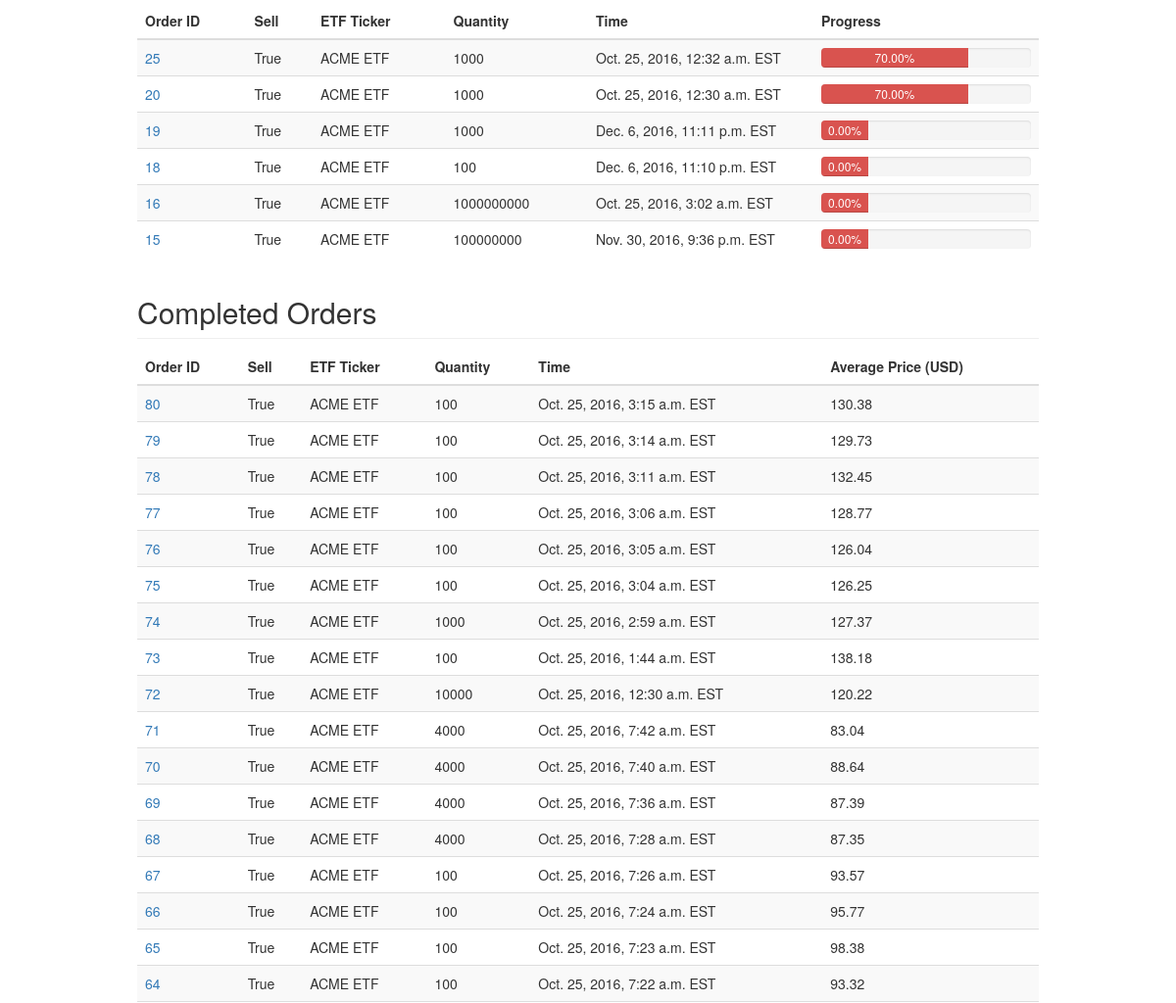
The app's page / (signed in, middle part), older data.
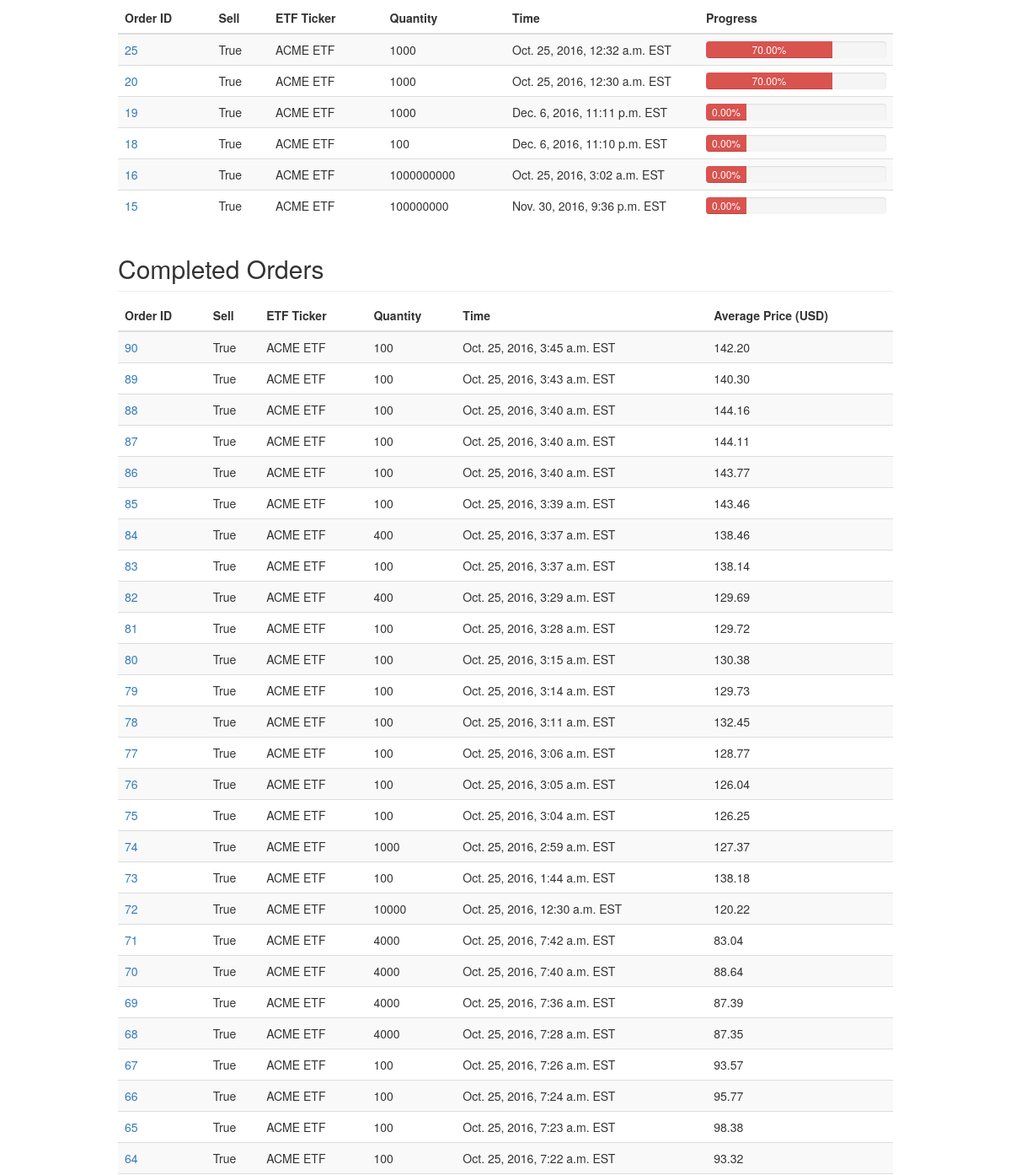
The same page, newer data.
### stocks/models.py (models this page shows, shortened)
@python_2_unicode_compatible
class ParentOrder(models.Model):
    quantity = models.IntegerField(blank=False, default=1)
    stock_type = models.CharField(max_length=20)
    is_sell = models.BooleanField(blank=False, default=True)
    time_executed = models.DateTimeField(blank=False, auto_now_add=True)
    user = models.ForeignKey(User, on_delete=models.CASCADE)
    IN_PROGRESS = 'P'
    COMPLETED = 'C'
    FAILED = 'F'
    PAUSED = 'S'
    CANCELLED = 'X'
    STATUS_CHOICES = (
        (IN_PROGRESS, 'In Progress'),
        (COMPLETED, 'Completed'),
        (FAILED, 'Failed'),
        (PAUSED, 'Paused'),
        (CANCELLED, 'Cancelled')
    )
    status = models.CharField(
        max_length=1,
        choices=STATUS_CHOICES,
        default=IN_PROGRESS
    )
    progress = models.FloatField(blank=False, default=0.0)
    def get_total_price_sold(self, children):
        total_price = (children.filter(is_successful=True).aggregate(total=Sum(F('price') * F('quantity'))))['total']
        if total_price is None:
            return 0.0
        else:
            return total_price
    def get_total_quantity_sold(self, children):
        total_quantity = (children.filter(is_successful=True).aggregate(Sum('quantity')))['quantity__sum']
        if total_quantity is None:
            return 0
        else:
            return total_quantity
    def get_stats(self, children):
        if len(children) == 0:
            return {'total_price': 0.0, 'total_quantity': 0, 'average_price': 0.0}
        total_price = self.get_total_price_sold(children)
        total_quantity = self.get_total_quantity_sold(children)
        if total_price == 0.0:
            return {'total_price': total_price, 'total_quantity': total_quantity, 'average_price': 0.0}
        else:
            return {'total_price': total_price, 'total_quantity': total_quantity, 'average_price': total_price/total_quantity}

### authentication/views.py (the view)
# urls.py: url(r'^$', views.index, name='index'),
@login_required(login_url="login/")
def index(request):
    order_list = ParentOrder.objects.all().order_by('-id')
    for order in order_list:
        children = ChildOrder.objects.filter(parent_order__id=order.id)
        order_stats = order.get_stats(children)
        order.avg_price = '{:,.2f}'.format(order_stats['average_price'])
        order.progress = '{:,.2f}'.format(order.progress)
    context_dict = {'orders': order_list}
    return render(request, "index.html", context_dict)

### templates/index.html (shortened to what this page needs)
{% extends 'base.html' %}
{% load staticfiles %}
{% block head-extras %}
    <link href="{% static "stocks/dashboard.css" %}" rel="stylesheet">
{% endblock %}
{% block content %}
  <div class="table-responsive">
    <table class="table table-striped">
      <thead>
        <tr>
          <th>Order ID</th>
          <th>Sell</th>
          <th>ETF Ticker</th>
          <th>Quantity</th>
          <th>Time</th>
          <th>Progress</th>
        </tr>
      </thead>
      {% if orders %}
        <tbody>
            {% for order in orders %}
              {% if order.status == 'X' %}
              <tr>
                  <td> <a href="{% url 'order_detail' order.id %}">{{ order.id }} </a>
                  <td> {{ order.is_sell }}
                  <td> {{ order.stock_type }}
                  <td> {{ order.quantity }}
                  <td class="col-md-3"> {{ order.time_executed }} EST
                  <td class="col-md-3">
                      <div class="progress">
                          <div id="progress-{{order.id}}" data-id="{{order.id}}" class="progress-bar progress-bar-danger progress-bar" role="progressbar"aria-valuenow="{{ order.progress }}" aria-valuemin="0" aria-valuemax="100" style="min-width:4em;width:{{ order.progress }}%"> {{ order.progress }}%
                          </div>
                      </div>
              </tr>
              {% endif %}
            {% endfor %}
        </tbody>
    {% endif %}
    </table>
  </div>
  <h2 class="sub-header">Completed Orders</h2>
  <div class="table-responsive">
    <table class="table table-striped">
      <thead>
        <tr>
          <th>Order ID</th>
          <th>Sell</th>
          <th>ETF Ticker</th>
          <th>Quantity</th>
          <th>Time</th>
          <th>Average Price (USD)</th>
        </tr>
      </thead>
      {% if orders %}
        <tbody>
            {% for order in orders %}
                {% if order.status == 'C' %}
                    <tr id="completed-{{order.id}}">
                        <td> <a href="{% url 'order_detail' order.id %}">{{ order.id }} </a>
                        <td> {{ order.is_sell }}
                        <td> {{ order.stock_type }}
                        <td> {{ order.quantity }}
                        <td> {{ order.time_executed }} EST
                        <td> {{ order.avg_price }}
                    </tr>
                {% endif %}
            {% endfor %}
        </tbody>
    {% endif %}
    </table>
  </div>
{% endblock %}

### templates/base.html (shortened to what this page needs)
{% load staticfiles %}
<!DOCTYPE html>
<html>
	<head>
	    <link href="{% static "bootstrap/js/bootstrap.min.js" %}" rel="stylesheet">
	    <link href="{% static "bootstrap/css/bootstrap.min.css" %}" rel="stylesheet">
	    {% block head-extras %}
	    {% endblock %}
	</head>
	<body>
	    <div class="container-fluid">
      	  <div class="row">
            <div class="col-sm-8 col-sm-offset-2 col-md-10 col-md-offset-1 main">
			{% block content %}
			{% endblock %}
			</div>
      	  </div>
     	</div>
	</body>
</html>

### static/stocks/dashboard.css (style rules this page uses)
body { padding-top: 50px; }
.sub-header { padding-bottom: 10px; border-bottom: 1px solid #eee; }
.main { padding: 20px; }
@media (min-width: 768px) { .main { padding-right: 40px; padding-left: 40px; } }
.progress { margin-bottom: 0 !important; }

Row changes from the older to the newer data that the page shows:
added ParentOrder: id "90", is_sell "True", stock_type "ACME ETF", quantity "100", time_executed "Oct. 25, 2016, 3:45 a.m.", avg_price "142.20", shown under "Completed Orders"
added ParentOrder: id "89", is_sell "True", stock_type "ACME ETF", quantity "100", time_executed "Oct. 25, 2016, 3:43 a.m.", avg_price "140.30", shown under "Completed Orders"
added ParentOrder: id "88", is_sell "True", stock_type "ACME ETF", quantity "100", time_executed "Oct. 25, 2016, 3:40 a.m.", avg_price "144.16", shown under "Completed Orders"
added ParentOrder: id "87", is_sell "True", stock_type "ACME ETF", quantity "100", time_executed "Oct. 25, 2016, 3:40 a.m.", avg_price "144.11", shown under "Completed Orders"
added ParentOrder: id "86", is_sell "True", stock_type "ACME ETF", quantity "100", time_executed "Oct. 25, 2016, 3:40 a.m.", avg_price "143.77", shown under "Completed Orders"
added ParentOrder: id "85", is_sell "True", stock_type "ACME ETF", quantity "100", time_executed "Oct. 25, 2016, 3:39 a.m.", avg_price "143.46", shown under "Completed Orders"
added ParentOrder: id "84", is_sell "True", stock_type "ACME ETF", quantity "400", time_executed "Oct. 25, 2016, 3:37 a.m.", avg_price "138.46", shown under "Completed Orders"
added ParentOrder: id "83", is_sell "True", stock_type "ACME ETF", quantity "100", time_executed "Oct. 25, 2016, 3:37 a.m.", avg_price "138.14", shown under "Completed Orders"
added ParentOrder: id "82", is_sell "True", stock_type "ACME ETF", quantity "400", time_executed "Oct. 25, 2016, 3:29 a.m.", avg_price "129.69", shown under "Completed Orders"
added ParentOrder: id "81", is_sell "True", stock_type "ACME ETF", quantity "100", time_executed "Oct. 25, 2016, 3:28 a.m.", avg_price "129.72", shown under "Completed Orders"
